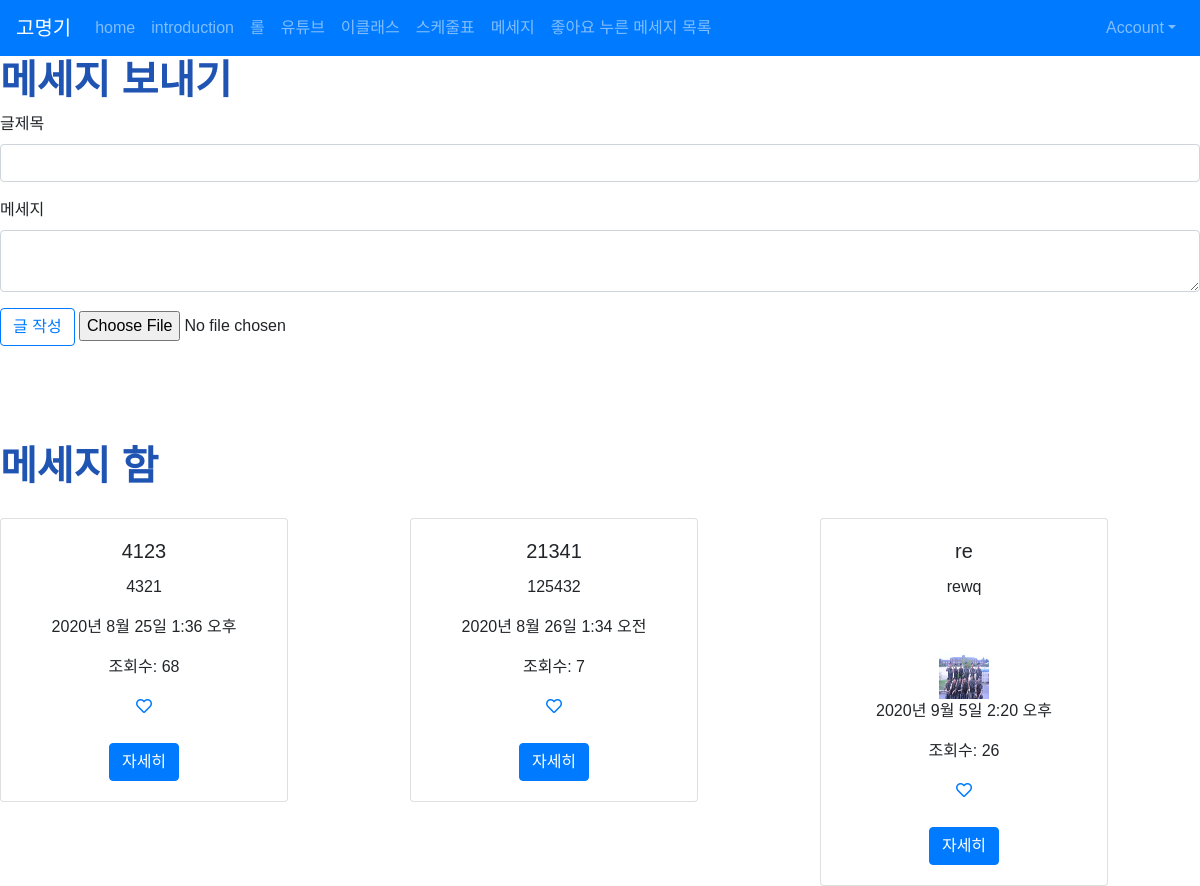
The app's page /posts/ (signed in), older data.
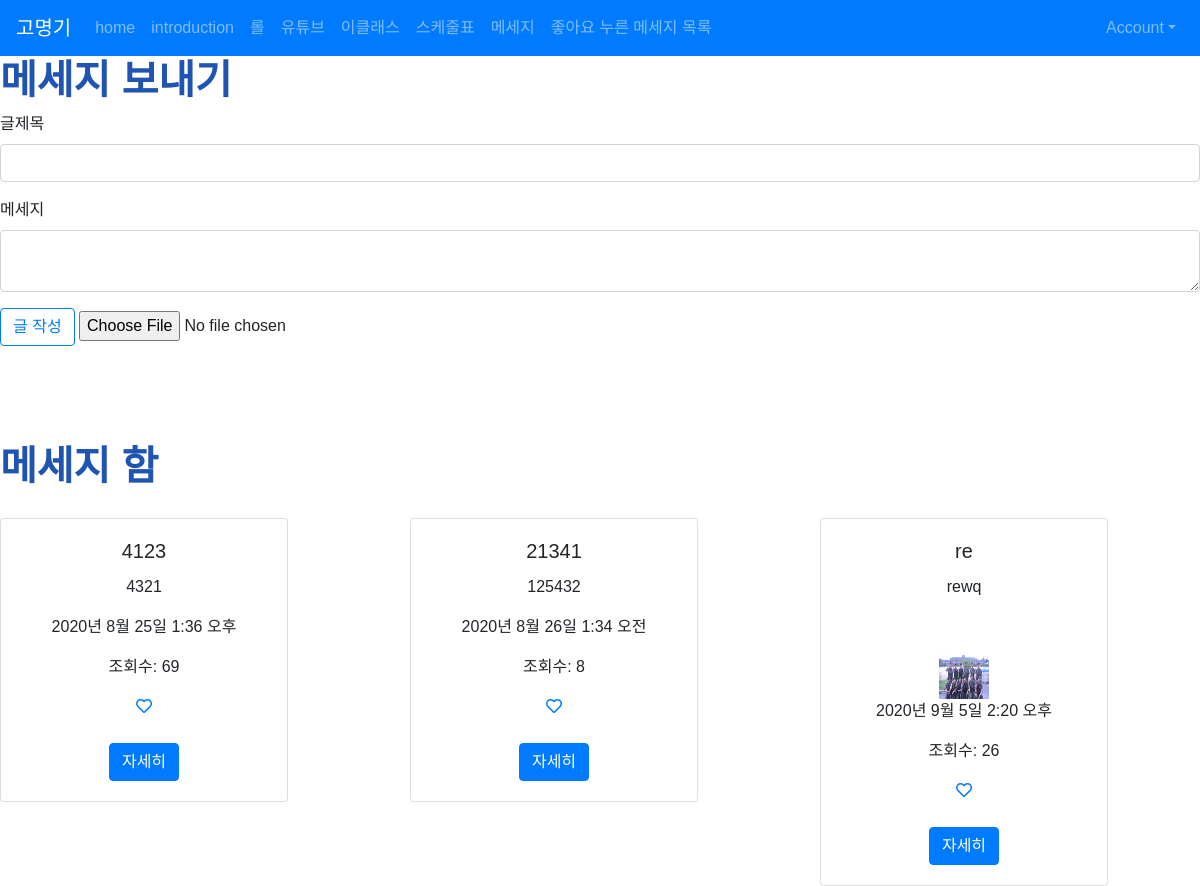
The same page, newer data.
### posts/models.py (models this page shows, shortened)
class Post(models.Model):
    title = models.CharField(max_length=50, null=False)
    content = models.TextField()
    view_count = models.IntegerField(default = 0)
    created_at = models.DateTimeField(auto_now_add = True)
    updated_at = models.DateTimeField(auto_now = True)
    image = models.ImageField(upload_to = 'images/',null=True)
    user = models.ForeignKey(User, on_delete = models.CASCADE, null=True)
    like_user_set = models.ManyToManyField(User, blank=True, related_name='like_user_set',through='Like')

### posts/views.py (the view)
# urls.py: path('', views.main, name="main"),
def main(request):
    posts = Post.objects.all()
    return render(request, 'posts/main.html', {'posts': posts})

### posts/templates/posts/main.html (shortened to what this page needs)
{% extends 'base.html' %}
{% load static %}
{% block content %}
    {% if user.is_authenticated %}
        <div class="container2">
            <h1 style = "font-weight: bold; color: rgb(32, 84, 179);">메세지 보내기</h1>
            <form action="{% url 'posts:create' %}" method="POST" enctype="multipart/form-data">
            <div class="form-group">
            <label>글제목</label>
            <input type="text" class="form-control" name="title">
            </div>
            <div class="form-group">
            <label>메세지</label>
            <textarea class="form-control" name="content"></textarea>
            </div>
            <input type="submit" value="글 작성" class="btn btn-outline-primary">
            <input type="file" name ="image">
            </form>
        </div>
        <div class="container1">
            <br><br><br><br>
            <h1 style = "font-weight: bold; color: rgb(32, 84, 179);">메세지 함</h1>
            <div class="row">
                {% for post in posts %}
                    <div class="col-md-4 col-12">
                        <div class="card text-center" style="width: 18rem; margin-top: 20px;">
                            <div class="card-body">
                                <h5 class="card-title">{{ post.title }}</h5>
                                <p class="card-text">{{ post.content }}</p>
                                {% if post.image %}
                                    <br>
                                    <img src ="{{ post.image.url }}" style="height: 60px; width:50px;">
                                {%  endif %}
                                <p>{{ post.created_at }}</p>
                                <p> 조회수: {{ post.view_count }}</p>
                                <a href="{% url 'posts:post_like' post.id %}">
                                    {% if user in post.like_user_set.all %}
                                        <i class="fas fa-heart"></i>
                                    {% else %}
                                        <i class="far fa-heart"></i>
                                    {% endif %}
                                </a>
                                <br><br>
                                <a href="{% url 'posts:show' post.pk %}" class="btn btn-primary">자세히</a>
                            </div>
                        </div>
                    </div>
                {% endfor %}
            </div>
        </div>
    {% else %}
        <h3> 로그인 후 이용이 가능합니다.</h3>
        <a href="{% url 'account_login' %}" class="btn btn-warning">로그인</a>
        <a href="{% url 'account_signup' %}" class="btn btn-warning">회원가입</a>
    {% endif %}
{% endblock %}

Row changes from the older to the newer data that the page shows:
changed Post "2020년 8월 25일 1:36 오후": view_count "68" → "69"
changed Post "2020년 8월 26일 1:34 오전": view_count "7" → "8"
